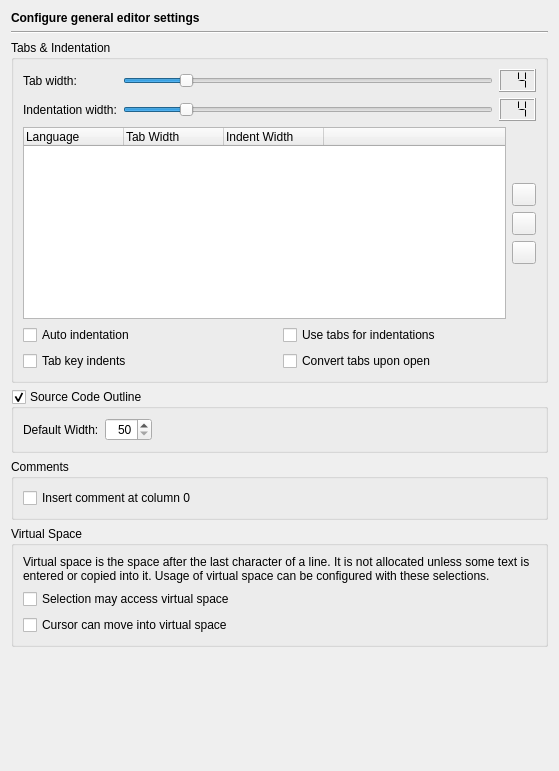
<?xml version="1.0" encoding="UTF-8"?>
<ui version="4.0">
 <class>EditorGeneralPage</class>
 <widget class="QWidget" name="EditorGeneralPage">
  <property name="geometry">
   <rect>
    <x>0</x>
    <y>0</y>
    <width>559</width>
    <height>771</height>
   </rect>
  </property>
  <layout class="QVBoxLayout" name="verticalLayout_4">
   <item>
    <widget class="QLabel" name="headerLabel">
     <property name="text">
      <string>&lt;b&gt;Configure general editor settings&lt;/b&gt;</string>
     </property>
    </widget>
   </item>
   <item>
    <widget class="Line" name="line2">
     <property name="frameShape">
      <enum>QFrame::HLine</enum>
     </property>
     <property name="frameShadow">
      <enum>QFrame::Sunken</enum>
     </property>
     <property name="orientation">
      <enum>Qt::Horizontal</enum>
     </property>
    </widget>
   </item>
   <item>
    <widget class="QGroupBox" name="groupBox_5">
     <property name="title">
      <string>Tabs &amp;&amp; Indentation</string>
     </property>
     <layout class="QVBoxLayout" name="verticalLayout_3">
      <item>
       <layout class="QGridLayout">
        <item row="0" column="0">
         <widget class="QLabel" name="TextLabel13_3">
          <property name="text">
           <string>Tab width:</string>
          </property>
          <property name="buddy">
           <cstring>tabwidthSlider</cstring>
          </property>
         </widget>
        </item>
        <item row="0" column="1">
         <widget class="QSlider" name="tabwidthSlider">
          <property name="toolTip">
           <string>Move to set the tab width.</string>
          </property>
          <property name="minimum">
           <number>1</number>
          </property>
          <property name="maximum">
           <number>20</number>
          </property>
          <property name="value">
           <number>4</number>
          </property>
          <property name="orientation">
           <enum>Qt::Horizontal</enum>
          </property>
          <property name="tickInterval">
           <number>1</number>
          </property>
         </widget>
        </item>
        <item row="0" column="2">
         <widget class="QLCDNumber" name="tabwidthLCD">
          <property name="toolTip">
           <string>Displays the selected tab width.</string>
          </property>
          <property name="digitCount">
           <number>2</number>
          </property>
          <property name="segmentStyle">
           <enum>QLCDNumber::Flat</enum>
          </property>
          <property name="value" stdset="0">
           <double>4.000000000000000</double>
          </property>
         </widget>
        </item>
        <item row="1" column="0">
         <widget class="QLabel" name="TextLabel13_2_3">
          <property name="text">
           <string>Indentation width:</string>
          </property>
          <property name="buddy">
           <cstring>indentwidthSlider</cstring>
          </property>
         </widget>
        </item>
        <item row="1" column="1">
         <widget class="QSlider" name="indentwidthSlider">
          <property name="toolTip">
           <string>Move to set the indentation width.</string>
          </property>
          <property name="minimum">
           <number>1</number>
          </property>
          <property name="maximum">
           <number>20</number>
          </property>
          <property name="value">
           <number>4</number>
          </property>
          <property name="orientation">
           <enum>Qt::Horizontal</enum>
          </property>
          <property name="tickInterval">
           <number>1</number>
          </property>
         </widget>
        </item>
        <item row="1" column="2">
         <widget class="QLCDNumber" name="indentwidthLCD">
          <property name="toolTip">
           <string>Displays the selected indentation width.</string>
          </property>
          <property name="digitCount">
           <number>2</number>
          </property>
          <property name="segmentStyle">
           <enum>QLCDNumber::Flat</enum>
          </property>
          <property name="value" stdset="0">
           <double>4.000000000000000</double>
          </property>
         </widget>
        </item>
       </layout>
      </item>
      <item>
       <layout class="QHBoxLayout" name="horizontalLayout">
        <item>
         <widget class="QTreeWidget" name="languageOverrideWidget">
          <property name="alternatingRowColors">
           <bool>true</bool>
          </property>
          <property name="selectionMode">
           <enum>QAbstractItemView::ExtendedSelection</enum>
          </property>
          <property name="rootIsDecorated">
           <bool>false</bool>
          </property>
          <property name="itemsExpandable">
           <bool>false</bool>
          </property>
          <column>
           <property name="text">
            <string>Language</string>
           </property>
          </column>
          <column>
           <property name="text">
            <string>Tab Width</string>
           </property>
          </column>
          <column>
           <property name="text">
            <string>Indent Width</string>
           </property>
          </column>
          <column>
           <property name="text">
            <string notr="true">  </string>
           </property>
          </column>
         </widget>
        </item>
        <item>
         <layout class="QVBoxLayout" name="verticalLayout_2">
          <item>
           <spacer name="verticalSpacer">
            <property name="orientation">
             <enum>Qt::Vertical</enum>
            </property>
            <property name="sizeHint" stdset="0">
             <size>
              <width>20</width>
              <height>40</height>
             </size>
            </property>
           </spacer>
          </item>
          <item>
           <widget class="QToolButton" name="addButton">
            <property name="toolTip">
             <string>Press to add a language specific override</string>
            </property>
           </widget>
          </item>
          <item>
           <widget class="QToolButton" name="deleteButton">
            <property name="toolTip">
             <string>Press to delete the selected language specific override</string>
            </property>
           </widget>
          </item>
          <item>
           <widget class="QToolButton" name="editButton">
            <property name="toolTip">
             <string>Press to edit the selected language specific override</string>
            </property>
           </widget>
          </item>
          <item>
           <spacer name="verticalSpacer_2">
            <property name="orientation">
             <enum>Qt::Vertical</enum>
            </property>
            <property name="sizeHint" stdset="0">
             <size>
              <width>20</width>
              <height>40</height>
             </size>
            </property>
           </spacer>
          </item>
         </layout>
        </item>
       </layout>
      </item>
      <item>
       <layout class="QGridLayout" name="gridLayout_2">
        <item row="0" column="0">
         <widget class="QCheckBox" name="autoindentCheckBox">
          <property name="toolTip">
           <string>Select whether autoindentation shall be enabled</string>
          </property>
          <property name="text">
           <string>Auto indentation</string>
          </property>
         </widget>
        </item>
        <item row="0" column="1">
         <widget class="QCheckBox" name="tabforindentationCheckBox">
          <property name="toolTip">
           <string>Select whether tab characters are used for indentations.</string>
          </property>
          <property name="text">
           <string>Use tabs for indentations</string>
          </property>
         </widget>
        </item>
        <item row="1" column="0">
         <widget class="QCheckBox" name="tabindentsCheckBox">
          <property name="toolTip">
           <string>Select whether pressing the tab key indents.</string>
          </property>
          <property name="text">
           <string>Tab key indents</string>
          </property>
         </widget>
        </item>
        <item row="1" column="1">
         <widget class="QCheckBox" name="converttabsCheckBox">
          <property name="toolTip">
           <string>Select whether tabs shall be converted upon opening the file</string>
          </property>
          <property name="text">
           <string>Convert tabs upon open</string>
          </property>
         </widget>
        </item>
       </layout>
      </item>
     </layout>
    </widget>
   </item>
   <item>
    <widget class="QGroupBox" name="sourceOutlineGroupBox">
     <property name="toolTip">
      <string>Select to enable the source code outline view</string>
     </property>
     <property name="title">
      <string>Source Code Outline</string>
     </property>
     <property name="checkable">
      <bool>true</bool>
     </property>
     <layout class="QHBoxLayout" name="horizontalLayout_2">
      <item>
       <widget class="QLabel" name="label_2">
        <property name="text">
         <string>Default Width:</string>
        </property>
       </widget>
      </item>
      <item>
       <widget class="QSpinBox" name="sourceOutlineWidthSpinBox">
        <property name="toolTip">
         <string>Enter the default width of the source code outline view</string>
        </property>
        <property name="alignment">
         <set>Qt::AlignRight|Qt::AlignTrailing|Qt::AlignVCenter</set>
        </property>
        <property name="minimum">
         <number>50</number>
        </property>
        <property name="maximum">
         <number>498</number>
        </property>
        <property name="singleStep">
         <number>50</number>
        </property>
       </widget>
      </item>
      <item>
       <spacer name="horizontalSpacer">
        <property name="orientation">
         <enum>Qt::Horizontal</enum>
        </property>
        <property name="sizeHint" stdset="0">
         <size>
          <width>397</width>
          <height>20</height>
         </size>
        </property>
       </spacer>
      </item>
     </layout>
    </widget>
   </item>
   <item>
    <widget class="QGroupBox" name="groupBox">
     <property name="title">
      <string>Comments</string>
     </property>
     <layout class="QGridLayout" name="gridLayout">
      <item row="0" column="0">
       <widget class="QCheckBox" name="comment0CheckBox">
        <property name="toolTip">
         <string>Select to insert the comment sign at column 0</string>
        </property>
        <property name="whatsThis">
         <string>&lt;b&gt;Insert comment at column 0&lt;/b&gt;&lt;p&gt;Select to insert the comment sign at column 0. Otherwise, the comment sign is inserted at the first non-whitespace position.&lt;/p&gt;</string>
        </property>
        <property name="text">
         <string>Insert comment at column 0</string>
        </property>
       </widget>
      </item>
     </layout>
    </widget>
   </item>
   <item>
    <widget class="QGroupBox" name="groupBox_2">
     <property name="title">
      <string>Virtual Space</string>
     </property>
     <layout class="QVBoxLayout" name="verticalLayout">
      <item>
       <widget class="QLabel" name="label">
        <property name="text">
         <string>Virtual space is the space after the last character of a line. It is not allocated unless some text is entered or copied into it. Usage of virtual space can be configured with these selections.</string>
        </property>
        <property name="wordWrap">
         <bool>true</bool>
        </property>
       </widget>
      </item>
      <item>
       <widget class="QCheckBox" name="vsSelectionCheckBox">
        <property name="toolTip">
         <string>Select to enable a rectangular selection to extend into virtual space</string>
        </property>
        <property name="text">
         <string>Selection may access virtual space</string>
        </property>
       </widget>
      </item>
      <item>
       <widget class="QCheckBox" name="vsUserCheckBox">
        <property name="toolTip">
         <string>Select to allow the cursor to be moved into virtual space</string>
        </property>
        <property name="text">
         <string>Cursor can move into virtual space</string>
        </property>
       </widget>
      </item>
     </layout>
    </widget>
   </item>
   <item>
    <spacer>
     <property name="orientation">
      <enum>Qt::Vertical</enum>
     </property>
     <property name="sizeHint" stdset="0">
      <size>
       <width>535</width>
       <height>101</height>
      </size>
     </property>
    </spacer>
   </item>
  </layout>
 </widget>
 <tabstops>
  <tabstop>tabwidthSlider</tabstop>
  <tabstop>indentwidthSlider</tabstop>
  <tabstop>languageOverrideWidget</tabstop>
  <tabstop>addButton</tabstop>
  <tabstop>deleteButton</tabstop>
  <tabstop>editButton</tabstop>
  <tabstop>autoindentCheckBox</tabstop>
  <tabstop>tabforindentationCheckBox</tabstop>
  <tabstop>tabindentsCheckBox</tabstop>
  <tabstop>converttabsCheckBox</tabstop>
  <tabstop>sourceOutlineGroupBox</tabstop>
  <tabstop>sourceOutlineWidthSpinBox</tabstop>
  <tabstop>comment0CheckBox</tabstop>
  <tabstop>vsSelectionCheckBox</tabstop>
  <tabstop>vsUserCheckBox</tabstop>
 </tabstops>
 <resources/>
 <connections>
  <connection>
   <sender>tabwidthSlider</sender>
   <signal>valueChanged(int)</signal>
   <receiver>tabwidthLCD</receiver>
   <slot>display(int)</slot>
   <hints>
    <hint type="sourcelabel">
     <x>384</x>
     <y>81</y>
    </hint>
    <hint type="destinationlabel">
     <x>415</x>
     <y>82</y>
    </hint>
   </hints>
  </connection>
  <connection>
   <sender>indentwidthSlider</sender>
   <signal>valueChanged(int)</signal>
   <receiver>indentwidthLCD</receiver>
   <slot>display(int)</slot>
   <hints>
    <hint type="sourcelabel">
     <x>384</x>
     <y>110</y>
    </hint>
    <hint type="destinationlabel">
     <x>410</x>
     <y>110</y>
    </hint>
   </hints>
  </connection>
 </connections>
</ui>
